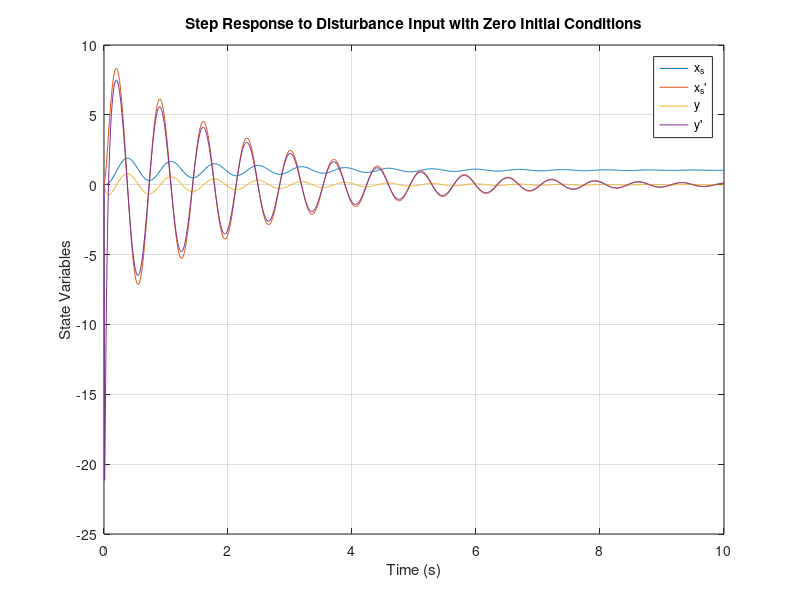
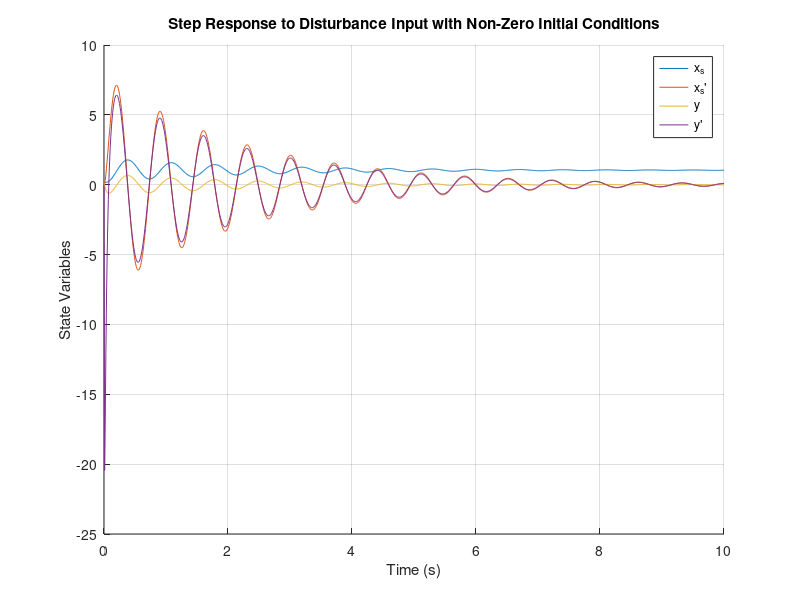

The MATLAB source for these figures, in order:
% Define system parameters
M1 = 700;  % kg
M2 = 90;   % kg
k1 = 62000;  % N/m
k2 = 570000;  % N/m
b1 = 500;    % N.s/m
b2 = 22500;  % N.s/m

% Define system matrices
A = [0, 1, 0, 0;
     0, 0, -88.6, -0.7;
     0, 0, 0, 1;
     6333.3, 250, -7110.8, -256.3];
 
B2 = [0;
      0;
      0;
      -k2/M2 - b2/M2];

C = eye(4); % To observe all state variables
D = zeros(4,1);

% Define state-space system
sys = ss(A, B2, C, D);

% Time vector for simulation
t = 0:0.01:10;

% Step response for disturbance input with zero initial conditions
figure;
[y_zero, t_zero, x_zero] = step(sys, t);
plot(t_zero, x_zero);
title('Step Response to Disturbance Input with Zero Initial Conditions');
xlabel('Time (s)');
ylabel('State Variables');
legend('x_s', 'x_s''', 'y', 'y''');
grid on;

% Step response for disturbance input with non-zero initial conditions
figure;
initial_conditions_nonzero = [0.15; 0; 0.1; 0];  % Example non-zero initial conditions
[y_nonzero, t_nonzero, x_nonzero] = initial(sys, initial_conditions_nonzero, t);
hold on;
[y_step, t_step, x_step] = step(sys, t);
x_combined = x_nonzero + x_step; % Superposition principle
plot(t_nonzero, x_combined);
title('Step Response to Disturbance Input with Non-Zero Initial Conditions');
xlabel('Time (s)');
ylabel('State Variables');
legend('x_s', 'x_s''', 'y', 'y''');
grid on;
hold off;